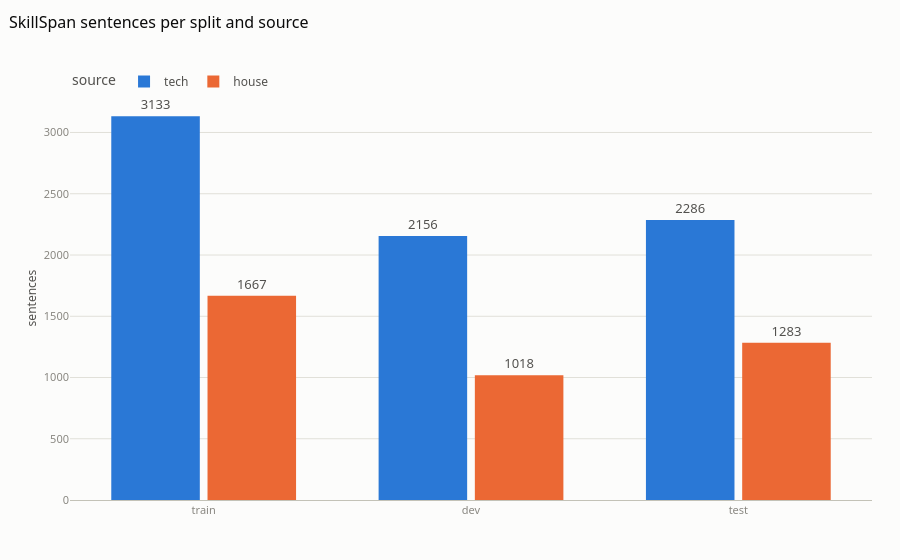

Write notebook code for a chart like this one.
### Code cell
fig = px.bar(df.groupby(["split", "source"]).size().reset_index(name="sentences"),
             x="split", y="sentences", color="source", barmode="group", text="sentences",
             category_orders={"split": ["train", "dev", "test"], "source": ["tech", "house"]},
             title="SkillSpan sentences per split and source")
fig.update_traces(textposition="outside")
fig.update_layout(yaxis_title="sentences", xaxis_title="")
viz.save_fig(fig, "eda01_sentences_by_split_source", "SkillSpan: sentences per split (train 4,800 / dev 3,174 / test 3,569), coloured by source (tech vs house).")
fig

### Figure 1 — Plotly figure (JSON) as saved in the notebook; plotly's stock layout.template omitted (floating-point values rounded to 4 significant figures)
{"data": [{"alignmentgroup": "True", "hovertemplate": "source=tech<br>split=%{x}<br>sentences=%{text}<extra></extra>", "legendgroup": "tech", "marker": {"color": "#2a78d6", "pattern": {"shape": ""}}, "name": "tech", "offsetgroup": "tech", "orientation": "v", "showlegend": true, "text": [2156.0, 2286.0, 3133.0], "textposition": "outside", "type": "bar", "x": ["dev", "test", "train"], "xaxis": "x", "y": [2156, 2286, 3133], "yaxis": "y"}, {"alignmentgroup": "True", "hovertemplate": "source=house<br>split=%{x}<br>sentences=%{text}<extra></extra>", "legendgroup": "house", "marker": {"color": "#eb6834", "pattern": {"shape": ""}}, "name": "house", "offsetgroup": "house", "orientation": "v", "showlegend": true, "text": [1018.0, 1283.0, 1667.0], "textposition": "outside", "type": "bar", "x": ["dev", "test", "train"], "xaxis": "x", "y": [1018, 1283, 1667], "yaxis": "y"}], "layout": {"autosize": true, "barmode": "group", "legend": {"title": {"text": "source"}, "tracegroupgap": 0}, "title": {"text": "SkillSpan sentences per split and source"}, "xaxis": {"anchor": "y", "categoryarray": ["train", "dev", "test"], "categoryorder": "array", "domain": [0.0, 1.0], "title": {"text": ""}}, "yaxis": {"anchor": "x", "domain": [0.0, 1.0], "title": {"text": "sentences"}}}}
